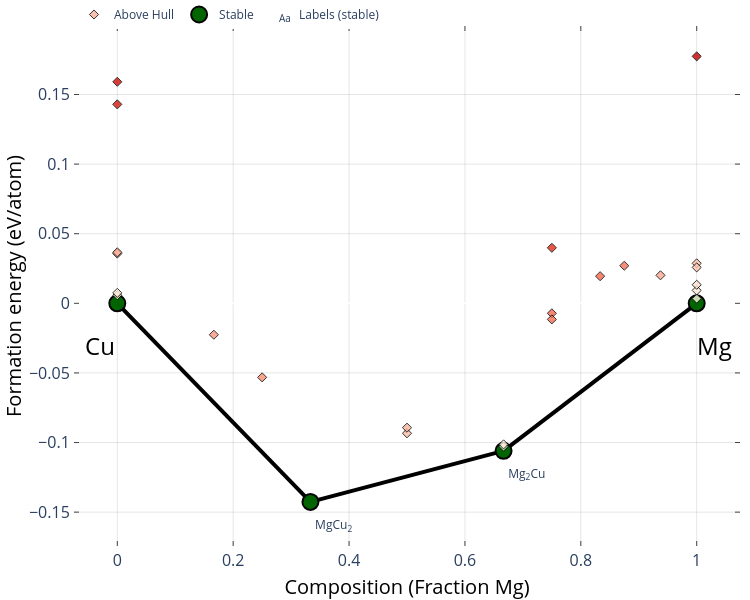

Here is the notebook cell this chart was saved with:
### Markdown cell above
Next, we'll walk through how to get DFT-calculated phase data with the `load_binary_data` script

### Code cell
from gliquid.phase_diagram import PDPlotter

cu_mg_dft_ch, _ = lbd.get_dft_convexhull('Cu-Mg', verbose=True) # This returns and caches a pymatgen PhaseDiagram object

# We can visualize this PhaseDiagram (convex hull of DFT T=0K compounds) using pymatgen's PDPlotter library
cu_mg_pdp = PDPlotter(cu_mg_dft_ch)
fig = cu_mg_pdp.get_plot()
# Set a white figure background its visible in dark mode
fig.update_layout(plot_bgcolor="white", paper_bgcolor="white", width=750, height=600)
fig.show()

### Figure 1 — Plotly figure (JSON) as saved in the notebook; plotly's stock layout.template omitted (floating-point values rounded to 4 significant figures)
{"data": [{"hoverinfo": "none", "line": {"color": "black", "width": 4}, "mode": "lines", "showlegend": false, "type": "scatter", "x": [0.3333, 0, null, 0.6667, 1, null, 0.3333, 0.6667, null], "y": [-0.1426, 0, null, -0.106, 0, null, -0.1426, -0.106, null]}, {"hoverinfo": "skip", "mode": "text", "name": "Labels (stable)", "opacity": 1, "showlegend": true, "text": ["MgCu<sub>2</sub>", "Mg<sub>2</sub>Cu"], "textposition": ["bottom right", "bottom right"], "type": "scatter", "visible": true, "x": [0.3413, 0.6747], "y": [-0.1556, -0.119]}, {"error_y": {"array": [0, 0, 0, 0], "color": "gray", "thickness": 2.5, "type": "data", "width": 5}, "hoverinfo": "text", "hoverlabel": {"font": {"size": 14}}, "hovertext": ["MgCu<sub>2</sub> (mp-1038-GGA) <br> -0.143 eV/atom (Stable)", "Cu (mp-30-GGA) <br> 0.0 eV/atom (Stable)", "Mg<sub>2</sub>Cu (mp-2481-GGA) <br> -0.106 eV/atom (Stable)", "Mg (mp-1056702-GGA) <br> 0.0 eV/atom (Stable)"], "marker": {"color": "darkgreen", "line": {"color": "black", "width": 2}, "size": 16}, "mode": "markers", "name": "Stable", "opacity": 0.99, "showlegend": true, "type": "scatter", "x": [0.3333, 0, 0.6667, 1], "y": [-0.1426, 0, -0.106, 0]}, {"hoverinfo": "text", "hoverlabel": {"font": {"size": 14}}, "hovertext": ["Cu (mp-1010136-GGA) <br> 0.036 eV/atom (+0.036 eV/atom)", "Cu (mp-1120774-GGA) <br> 0.159 eV/atom (+0.159 eV/atom)", "Cu (mp-989695-GGA) <br> 0.006 eV/atom (+0.006 eV/atom)", "Cu (mp-989782-GGA) <br> 0.007 eV/atom (+0.007 eV/atom)", "Cu (mp-998890-GGA) <br> 0.037 eV/atom (+0.037 eV/atom)", "Cu (mp-1059259-GGA) <br> 0.143 eV/atom (+0.143 eV/atom)", "Mg (mp-1056351-GGA) <br> 0.029 eV/atom (+0.029 eV/atom)", "Mg (mp-1094122-GGA) <br> 0.003 eV/atom (+0.003 eV/atom)", "Mg (mp-153-GGA) <br> 0.009 eV/atom (+0.009 eV/atom)", "Mg (mp-973364-GGA) <br> 0.013 eV/atom (+0.013 eV/atom)", "Mg (mp-110-GGA) <br> 0.026 eV/atom (+0.026 eV/atom)", "Mg (mp-1247180-GGA) <br> 0.177 eV/atom (+0.177 eV/atom)", "MgCu (mp-2672345-GGA) <br> -0.093 eV/atom (+0.031 eV/atom)", "MgCu (mp-972916-GGA) <br> -0.089 eV/atom (+0.035 eV/atom)", "MgCu<sub>3</sub> (mp-1185856-GGA) <br> -0.053 eV/atom (+0.054 eV/atom)", "MgCu<sub>5</sub> (mp-1185860-GGA) <br> -0.023 eV/atom (+0.049 eV/atom)", "Mg<sub>2</sub>Cu (mp-1052023-GGA) <br> -0.103 eV/atom (+0.003 eV/atom)", "Mg<sub>2</sub>Cu (mp-865014-GGA) <br> -0.101 eV/atom (+0.005 eV/atom)", "Mg<sub>3</sub>Cu (mp-1016224-GGA) <br> 0.04 eV/atom (+0.119 eV/atom)", "Mg<sub>3</sub>Cu (mp-978279-GGA) <br> -0.007 eV/atom (+0.072 eV/atom)", "Mg<sub>3</sub>Cu (mp-2479851-GGA) <br> -0.012 eV/atom (+0.068 eV/atom)", "Mg<sub>5</sub>Cu (mp-1185803-GGA) <br> 0.019 eV/atom (+0.072 eV/atom)", "Mg<sub>7</sub>Cu (mp-1016285-GGA) <br> 0.027 eV/atom (+0.067 eV/atom)", "Mg<sub>15</sub>Cu (mp-1023610-GGA) <br> 0.02 eV/atom (+0.04 eV/atom)"], "marker": {"color": [0.036, 0.159, 0.006, 0.007, 0.037, 0.143, 0.029, 0.003, 0.009, 0.013, 0.026, 0.177, 0.031, 0.035, 0.054, 0.049, 0.003, 0.005, 0.119, 0.072, 0.068, 0.072, 0.067, 0.04], "colorscale": [[0, "#fff5e3"], [0.5, "#f24324"], [1, "#c40000"]], "line": {"color": "black", "width": 1}, "opacity": 0.8, "size": 7, "symbol": "diamond"}, "mode": "markers", "name": "Above Hull", "showlegend": true, "type": "scatter", "x": [0, 0, 0, 0, 0, 0, 1, 1, 1, 1, 1, 1, 0.5, 0.5, 0.25, 0.1667, 0.6667, 0.6667, 0.75, 0.75, 0.75, 0.8333, 0.875, 0.9375], "y": [0.03571, 0.1591, 0.005766, 0.007492, 0.03664, 0.1429, 0.02872, 0.003384, 0.009279, 0.01333, 0.0258, 0.1774, -0.09334, -0.08933, -0.05318, -0.02256, -0.1029, -0.1013, 0.03988, -0.007182, -0.01155, 0.01948, 0.027, 0.02011]}], "layout": {"annotations": [{"align": "center", "font": {"color": "#000000", "size": 24}, "opacity": 1, "showarrow": false, "text": "Cu", "x": -0.03, "xref": "x", "y": -0.03, "yref": "y"}, {"align": "center", "font": {"color": "#000000", "size": 24}, "opacity": 1, "showarrow": false, "text": "Mg", "x": 1.03, "xref": "x", "y": -0.03, "yref": "y"}], "autosize": true, "coloraxis": {"colorbar": {"x": 1, "y": 0.05, "yanchor": "top"}}, "height": 600, "hovermode": "closest", "legend": {"orientation": "h", "tracegroupgap": 7, "traceorder": "reversed", "x": 0, "xanchor": "left", "y": 1.05}, "margin": {"b": 10, "l": 10, "pad": 0, "r": 10, "t": 0}, "paper_bgcolor": "white", "plot_bgcolor": "white", "showlegend": true, "width": 750, "xaxis": {"anchor": "y", "gridcolor": "rgba(0,0,0,0.1)", "mirror": "ticks", "nticks": 8, "showgrid": true, "showline": true, "side": "bottom", "tickfont": {"size": 16}, "ticks": "inside", "title": {"font": {"color": "#000000", "size": 20}, "text": "Composition (Fraction Mg)"}, "type": "linear", "zeroline": false}, "yaxis": {"anchor": "x", "gridcolor": "rgba(0,0,0,0.1)", "mirror": "ticks", "showgrid": true, "showline": true, "side": "left", "tickfont": {"size": 16}, "ticks": "inside", "title": {"font": {"color": "#000000", "size": 20}, "text": "Formation energy (eV/atom)"}, "type": "linear"}}}
